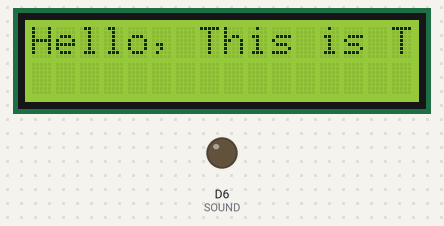
Bench run of a sketch on a simulated ESP8266 (NodeMCU). Parts: 16×2 character LCD, output pins drawn as LEDs (lit = HIGH). WiFi joins after 1.5 s; servers stay silent unless stated; uploads are accepted with an empty reply; what the sketch prints to the serial monitor is not drawn.

Above: at 1.6 s.
At 2.7 s:
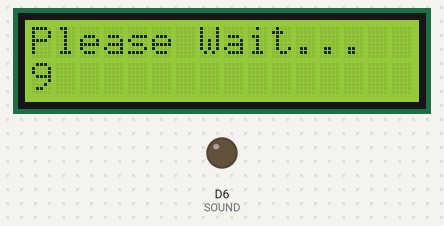
At 3.2 s:
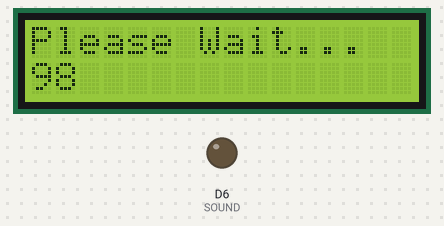
At 4.2 s:
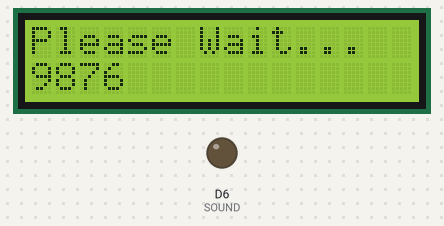
At 5.7 s:
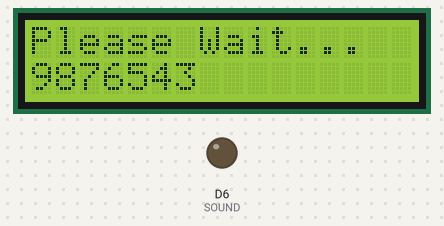
At 7.2 s:
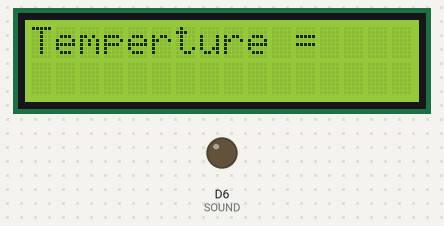

The sketch:

httpsTest.ino
```cpp
#include "Network.h"
#include <ESP8266WiFi.h>
#include <ESP8266HTTPClient.h>
#include <ArduinoJson.h>
#include <Wire.h>
#include <LiquidCrystal_I2C.h>
#include <ArduinoWebsockets.h>

#define BUTTON D5
#define SOUND D6

using namespace websockets;

Network ESP8266network("ESP8266 WiFi Configuration");

String websocketsServerHost = "wss://anticov.tew.tw/data/"; //Enter server adress
const char * host = "https://anticov.tew.tw/api/v1/login";
String authToken;
const char ssl_fingerprint[] PROGMEM = "EB 65 CB 24 B4 0A 75 54 6C BD B2 89 61 06 BC 94 FF 10 FF 86";
const uint8_t loginFingerPrint[20] = {0xeb, 0x65, 0xcb, 0x24, 0xb4, 0x0a, 0x75, 0x54, 0x6c, 0xbd, 0xb2, 0x89, 0x61, 0x06, 0xbc, 0x94, 0xff, 0x10, 0xff, 0x86};


LiquidCrystal_I2C lcd(0x27, 16, 2);
StaticJsonDocument<200> doc;
WebsocketsClient client;
std::unique_ptr<BearSSL::WiFiClientSecure>loginClient(new BearSSL::WiFiClientSecure);

int isOn;

void onMessageCallback(WebsocketsMessage message) {
    Serial.print("Got Message: ");
    Serial.println(message.data());
    if(message.data() == "on"){
      Serial.println("Sound On");
      sound(3);
    }else if(message.data() == "Start"){
      sound(1);
      sound(2);
    }

}

void onEventsCallback(WebsocketsEvent event, String data) {
    if(event == WebsocketsEvent::ConnectionOpened) {
        Serial.println("Connnection Opened");
    } else if(event == WebsocketsEvent::ConnectionClosed) {
        Serial.println("Connnection Closed");
    } else if(event == WebsocketsEvent::GotPing) {
        Serial.println("Got a Ping!");
    } else if(event == WebsocketsEvent::GotPong) {
        Serial.println("Got a Pong!");
    }
}


void sound(int times){
  for(int i = 0; i < times; ++i){
    digitalWrite(D6, HIGH);
    delay(100);
    digitalWrite(D6, LOW);
    delay(100);
  }
}

String getAuthorizedToken(std::unique_ptr<BearSSL::WiFiClientSecure>& loginClient){
  HTTPClient https;
  String payload;
  Serial.print("[HTTPS] begin...\n");
  if(https.begin(*loginClient, host)){
    https.addHeader("Content-Type", "application/json");
    int httpsCode = https.POST("{\"username\":\"admin\", \"password\":\"AntiCoV\"}");
    payload = https.getString();
    if (httpsCode == HTTP_CODE_OK) {
     Serial.println("Authorized Successful");
    }
    else{
     Serial.println(httpsCode);
     Serial.println("Failed to post\n");

    }

    https.end();
  }
  Serial.print("[HTTPS] end...\n");
  return payload;
}


void setup() {
  // Serial pinMode and object initialize
  Serial.begin(115200); // Set up the serial port
  ESP8266network.setup();
  // initialize the LCD
  lcd.begin();
  // lcd initialization

  lcd.setBacklight((uint8_t)1);// Turn on the blacklight
  lcd.print("Hello, This is Temerature Sensor!");
  delay(1000);
  lcd.clear();
  lcd.print("Please Wait...");
  lcd.setCursor(0, 1);

  for (int i = 9; i > 0 ; i--) {
    lcd.print(i);
    delay(500);
  }

  lcd.clear();
  lcd.setCursor(0, 0);
  lcd.print("Temperture = ");
  pinMode(BUTTON, INPUT);
  pinMode(SOUND, OUTPUT);


  // login process
  loginClient->setFingerprint(loginFingerPrint);
  authToken = getAuthorizedToken(loginClient);

  websocketsServerHost += authToken;
  //socket initialize
  // run callback when messages are received

  Serial.printf("We are now connecting to %s\n" ,websocketsServerHost.c_str());
  client.onMessage(onMessageCallback);

  // run callback when events are occuring
  client.onEvent(onEventsCallback);

  client.setFingerprint(ssl_fingerprint);

  // Connect to server
  //client.connect(anticov_host, anticov_port, anticov_path);
  client.connect(websocketsServerHost.c_str());


  // doc initialize
  // json :
  // {
  //   "cmd": "temperature"
  //   “device": "board"
  //   "temperature": Number
  // }
  doc["cmd"] = "temperature";
  doc["device"] = "board";
  doc["temperature"] = 0;


  Serial.println("Finish initialization");

}

void loop() {
  client.poll();

}
```

Network.h
```cpp
#ifndef NETWORK_H
#define NETWORK_H

#include <ESP8266WiFi.h>          // ESP8266 Core WiFi Library (you most likely already have this in your sketch)

#include <DNSServer.h>            // Local DNS Server used for redirecting all requests to the configuration portal
#include <ESP8266WebServer.h>     // Local WebServer used to serve the configuration portal
#include <WiFiManager.h>          // https://github.com/tzapu/WiFiManager WiFi Configuration Magic

class Network {
	public:
		Network(const char* ssid = "ESP8266 WiFi Configuration", const char* password = NULL):
			ssid(ssid), password(password) {}

		void setup() { // This should be put in the beginning of the setup()
			connect(ssid, password);
		}

		void loop() { // This should be put in the beginning of the loop()
			// To check if the connection is still valid
			while (WiFi.status() != WL_CONNECTED) {
				connect(ssid, password);
			}
		}

		static void connect(const char* ssid = "ESP8266 WiFi Configuration", const char* password = NULL) {
			// To start WiFi Manager

			//WiFiManager
			//Local intialization. Once its business is done, there is no need to keep it around
			WiFiManager wifiManager;
			//reset saved settings
			//wifiManager.resetSettings();

			//set custom ip for portal
			//wifiManager.setAPStaticIPConfig(IPAddress(10,0,1,1), IPAddress(10,0,1,1), IPAddress(255,255,255,0));

			//fetches ssid and pass from eeprom and tries to connect
			//if it does not connect it starts an access point with the specified name
			//here  "AutoConnectAP"
			//and goes into a blocking loop awaiting configuration

			wifiManager.autoConnect(ssid, password);
			//or use this for auto generated name ESP + ChipID
			//wifiManager.autoConnect();


			//if you get here you have connected to the WiFi
			Serial.println("Network connected successfully :)");
		}

	private:
		const char * ssid;
		const char * password;
};

#endif
```

Measured:
- what the display in image 0 shows lasts 1.0 s, from 1.6 s to 2.6 s
- what the display in image 1 shows lasts 0.5 s, from 2.6 s to 3.1 s
